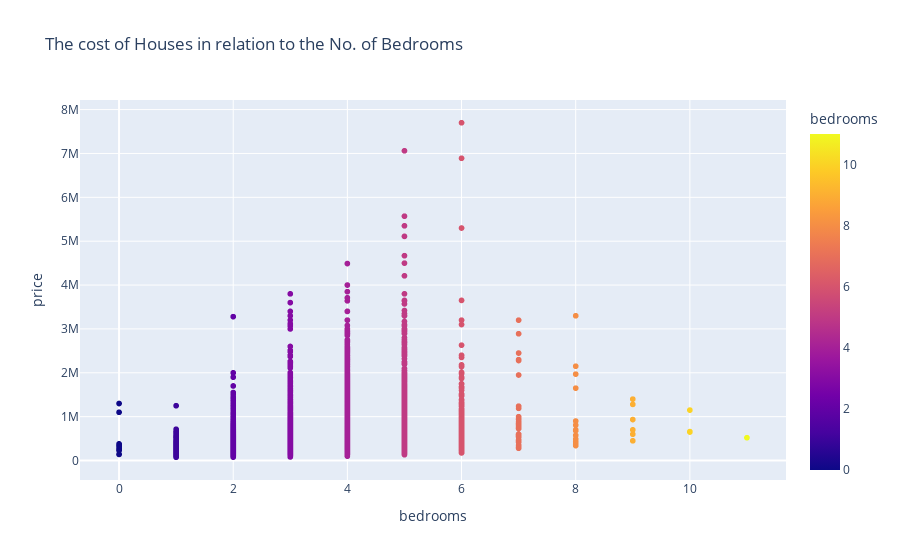

Notebook cell for this chart:
### Code cell
# housing_plot = housing()
fig =  px.scatter(housing, x = 'bedrooms', y ='price', color = 'bedrooms' , title = 'The cost of Houses in relation to the No. of Bedrooms' )

fig.show()

### Figure 1 — Plotly figure (JSON) as saved in the notebook; plotly's stock layout.template omitted (floating-point values rounded to 4 significant figures; data arrays with more than 128 entries replaced by an {"elided": "..."} marker saying what was removed)
{"data": [{"hovertemplate": "bedrooms=%{marker.color}<br>price=%{y}<extra></extra>", "legendgroup": "", "marker": {"color": {"elided": "21613 int values"}, "coloraxis": "coloraxis", "symbol": "circle"}, "mode": "markers", "name": "", "showlegend": false, "type": "scattergl", "x": {"elided": "21613 int values"}, "xaxis": "x", "y": {"elided": "21613 int values"}, "yaxis": "y"}], "layout": {"coloraxis": {"colorbar": {"title": {"text": "bedrooms"}}, "colorscale": [[0, "#0d0887"], [0.1111, "#46039f"], [0.2222, "#7201a8"], [0.3333, "#9c179e"], [0.4444, "#bd3786"], [0.5556, "#d8576b"], [0.6667, "#ed7953"], [0.7778, "#fb9f3a"], [0.8889, "#fdca26"], [1, "#f0f921"]]}, "legend": {"tracegroupgap": 0}, "title": {"text": "The cost of Houses in relation to the No. of Bedrooms"}, "xaxis": {"anchor": "y", "domain": [0, 1], "title": {"text": "bedrooms"}}, "yaxis": {"anchor": "x", "domain": [0, 1], "title": {"text": "price"}}}}
